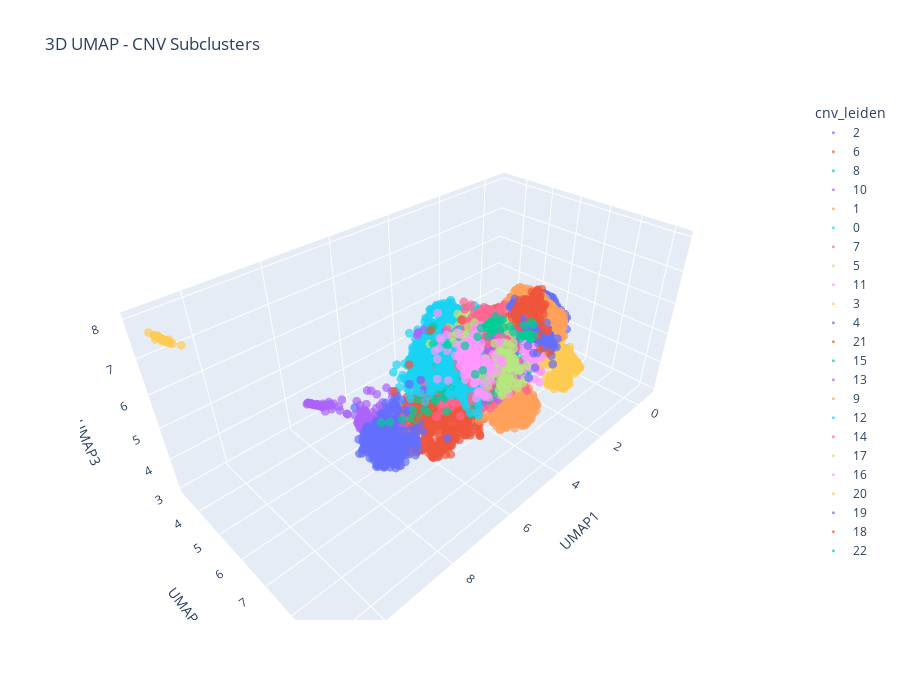

Notebook cell for this chart:
### Code cell
# 3D scatter - CNV Subclusters
fig = px.scatter_3d(
    plot_df, 
    x='UMAP1', y='UMAP2', z='UMAP3',
    color='cnv_leiden',
    title='3D UMAP - CNV Subclusters',
    opacity=0.7,
    height=700
)
fig.update_traces(marker=dict(size=3))
fig.show()

### Figure 1 — Plotly figure (JSON) as saved in the notebook; plotly's stock layout.template omitted (floating-point values rounded to 4 significant figures; data arrays with more than 128 entries replaced by an {"elided": "..."} marker saying what was removed)
{"data": [{"hovertemplate": "cnv_leiden=2<br>UMAP1=%{x}<br>UMAP2=%{y}<br>UMAP3=%{z}<extra></extra>", "legendgroup": "2", "marker": {"color": "#636efa", "opacity": 0.7, "size": 3, "symbol": "circle"}, "mode": "markers", "name": "2", "scene": "scene", "showlegend": true, "type": "scatter3d", "x": {"elided": "530 float values"}, "y": {"elided": "530 float values"}, "z": {"elided": "530 float values"}}, {"hovertemplate": "cnv_leiden=6<br>UMAP1=%{x}<br>UMAP2=%{y}<br>UMAP3=%{z}<extra></extra>", "legendgroup": "6", "marker": {"color": "#EF553B", "opacity": 0.7, "size": 3, "symbol": "circle"}, "mode": "markers", "name": "6", "scene": "scene", "showlegend": true, "type": "scatter3d", "x": {"elided": "415 float values"}, "y": {"elided": "415 float values"}, "z": {"elided": "415 float values"}}, {"hovertemplate": "cnv_leiden=8<br>UMAP1=%{x}<br>UMAP2=%{y}<br>UMAP3=%{z}<extra></extra>", "legendgroup": "8", "marker": {"color": "#00cc96", "opacity": 0.7, "size": 3, "symbol": "circle"}, "mode": "markers", "name": "8", "scene": "scene", "showlegend": true, "type": "scatter3d", "x": {"elided": "328 float values"}, "y": {"elided": "328 float values"}, "z": {"elided": "328 float values"}}, {"hovertemplate": "cnv_leiden=10<br>UMAP1=%{x}<br>UMAP2=%{y}<br>UMAP3=%{z}<extra></extra>", "legendgroup": "10", "marker": {"color": "#ab63fa", "opacity": 0.7, "size": 3, "symbol": "circle"}, "mode": "markers", "name": "10", "scene": "scene", "showlegend": true, "type": "scatter3d", "x": {"elided": "229 float values"}, "y": {"elided": "229 float values"}, "z": {"elided": "229 float values"}}, {"hovertemplate": "cnv_leiden=1<br>UMAP1=%{x}<br>UMAP2=%{y}<br>UMAP3=%{z}<extra></extra>", "legendgroup": "1", "marker": {"color": "#FFA15A", "opacity": 0.7, "size": 3, "symbol": "circle"}, "mode": "markers", "name": "1", "scene": "scene", "showlegend": true, "type": "scatter3d", "x": {"elided": "549 float values"}, "y": {"elided": "549 float values"}, "z": {"elided": "549 float values"}}, {"hovertemplate": "cnv_leiden=0<br>UMAP1=%{x}<br>UMAP2=%{y}<br>UMAP3=%{z}<extra></extra>", "legendgroup": "0", "marker": {"color": "#19d3f3", "opacity": 0.7, "size": 3, "symbol": "circle"}, "mode": "markers", "name": "0", "scene": "scene", "showlegend": true, "type": "scatter3d", "x": {"elided": "689 float values"}, "y": {"elided": "689 float values"}, "z": {"elided": "689 float values"}}, {"hovertemplate": "cnv_leiden=7<br>UMAP1=%{x}<br>UMAP2=%{y}<br>UMAP3=%{z}<extra></extra>", "legendgroup": "7", "marker": {"color": "#FF6692", "opacity": 0.7, "size": 3, "symbol": "circle"}, "mode": "markers", "name": "7", "scene": "scene", "showlegend": true, "type": "scatter3d", "x": {"elided": "359 float values"}, "y": {"elided": "359 float values"}, "z": {"elided": "359 float values"}}, {"hovertemplate": "cnv_leiden=5<br>UMAP1=%{x}<br>UMAP2=%{y}<br>UMAP3=%{z}<extra></extra>", "legendgroup": "5", "marker": {"color": "#B6E880", "opacity": 0.7, "size": 3, "symbol": "circle"}, "mode": "markers", "name": "5", "scene": "scene", "showlegend": true, "type": "scatter3d", "x": {"elided": "427 float values"}, "y": {"elided": "427 float values"}, "z": {"elided": "427 float values"}}, {"hovertemplate": "cnv_leiden=11<br>UMAP1=%{x}<br>UMAP2=%{y}<br>UMAP3=%{z}<extra></extra>", "legendgroup": "11", "marker": {"color": "#FF97FF", "opacity": 0.7, "size": 3, "symbol": "circle"}, "mode": "markers", "name": "11", "scene": "scene", "showlegend": true, "type": "scatter3d", "x": {"elided": "214 float values"}, "y": {"elided": "214 float values"}, "z": {"elided": "214 float values"}}, {"hovertemplate": "cnv_leiden=3<br>UMAP1=%{x}<br>UMAP2=%{y}<br>UMAP3=%{z}<extra></extra>", "legendgroup": "3", "marker": {"color": "#FECB52", "opacity": 0.7, "size": 3, "symbol": "circle"}, "mode": "markers", "name": "3", "scene": "scene", "showlegend": true, "type": "scatter3d", "x": {"elided": "432 float values"}, "y": {"elided": "432 float values"}, "z": {"elided": "432 float values"}}, {"hovertemplate": "cnv_leiden=4<br>UMAP1=%{x}<br>UMAP2=%{y}<br>UMAP3=%{z}<extra></extra>", "legendgroup": "4", "marker": {"color": "#636efa", "opacity": 0.7, "size": 3, "symbol": "circle"}, "mode": "markers", "name": "4", "scene": "scene", "showlegend": true, "type": "scatter3d", "x": {"elided": "430 float values"}, "y": {"elided": "430 float values"}, "z": {"elided": "430 float values"}}, {"hovertemplate": "cnv_leiden=21<br>UMAP1=%{x}<br>UMAP2=%{y}<br>UMAP3=%{z}<extra></extra>", "legendgroup": "21", "marker": {"color": "#EF553B", "opacity": 0.7, "size": 3, "symbol": "circle"}, "mode": "markers", "name": "21", "scene": "scene", "showlegend": true, "type": "scatter3d", "x": [2.771, 3.607, 1.921, 2.347, 1.266, 1.424, 1.426, 1.684, 2.027, 3.287, 1.652, 1.451, 2.318, 1.903, 3.389, 2.053, 2.579, 3.096, 1.375, 2.145, 1.963, 4.496, 1.667, 1.103, 1.111, 2.254, 1.366, 3.379, 2.127, 1.918, 2.109, 4.285, 1.397, 1.887, 2.096, 1.768, 2.134, 2.039, 3.092, 1.95, 1.406, 1.562, 3.179, 1.812, 1.942, 1.579, 1.427, 1.984, 2.513, 1.956, 1.155, 1.812, 2.1, 2.934, 3.567, 1.889, 0.9488, 1.444, 2.216, 1.88, 1.581, 1.739, 1.611, 1.348, 1.692, 1.78, 2.16, 2.253, 1.954, 1.058, 1.21], "y": [6.124, 6.248, 5.908, 5.695, 5.92, 5.647, 5.485, 5.645, 5.577, 6.179, 5.572, 5.836, 6.13, 5.594, 6.119, 5.621, 6.036, 5.954, 5.579, 5.55, 5.623, 7.557, 5.815, 5.687, 5.778, 5.732, 5.68, 6.151, 5.697, 5.557, 5.588, 7.331, 5.581, 6.102, 5.727, 5.879, 5.613, 5.572, 6.11, 5.643, 5.851, 5.715, 6.137, 5.607, 6.21, 5.629, 5.554, 5.61, 5.787, 5.703, 5.825, 5.618, 5.636, 5.907, 6.438, 5.553, 5.957, 5.486, 5.581, 5.55, 5.689, 5.743, 5.626, 5.754, 5.954, 5.764, 5.607, 5.832, 5.572, 5.474, 5.73], "z": [5.692, 6.166, 5.673, 5.546, 4.518, 4.85, 5.075, 5.25, 5.42, 5.829, 5.061, 4.71, 5.528, 5.396, 6.041, 5.41, 5.559, 5.763, 4.955, 5.472, 5.376, 5.692, 5.416, 4.478, 4.547, 5.537, 4.952, 5.809, 5.51, 5.373, 5.486, 5.492, 5.168, 5.229, 5.355, 5.289, 5.493, 5.468, 5.756, 5.483, 5.374, 5.21, 5.592, 5.269, 5.386, 5.528, 4.901, 5.407, 5.713, 5.611, 4.771, 5.351, 5.497, 5.715, 6.241, 5.375, 5.257, 4.867, 5.501, 5.359, 4.987, 5.114, 5.441, 4.613, 5.162, 5.792, 5.521, 5.559, 5.343, 4.499, 4.556]}, {"hovertemplate": "cnv_leiden=15<br>UMAP1=%{x}<br>UMAP2=%{y}<br>UMAP3=%{z}<extra></extra>", "legendgroup": "15", "marker": {"color": "#00cc96", "opacity": 0.7, "size": 3, "symbol": "circle"}, "mode": "markers", "name": "15", "scene": "scene", "showlegend": true, "type": "scatter3d", "x": {"elided": "159 float values"}, "y": {"elided": "159 float values"}, "z": {"elided": "159 float values"}}, {"hovertemplate": "cnv_leiden=13<br>UMAP1=%{x}<br>UMAP2=%{y}<br>UMAP3=%{z}<extra></extra>", "legendgroup": "13", "marker": {"color": "#ab63fa", "opacity": 0.7, "size": 3, "symbol": "circle"}, "mode": "markers", "name": "13", "scene": "scene", "showlegend": true, "type": "scatter3d", "x": {"elided": "170 float values"}, "y": {"elided": "170 float values"}, "z": {"elided": "170 float values"}}, {"hovertemplate": "cnv_leiden=9<br>UMAP1=%{x}<br>UMAP2=%{y}<br>UMAP3=%{z}<extra></extra>", "legendgroup": "9", "marker": {"color": "#FFA15A", "opacity": 0.7, "size": 3, "symbol": "circle"}, "mode": "markers", "name": "9", "scene": "scene", "showlegend": true, "type": "scatter3d", "x": {"elided": "244 float values"}, "y": {"elided": "244 float values"}, "z": {"elided": "244 float values"}}, {"hovertemplate": "cnv_leiden=12<br>UMAP1=%{x}<br>UMAP2=%{y}<br>UMAP3=%{z}<extra></extra>", "legendgroup": "12", "marker": {"color": "#19d3f3", "opacity": 0.7, "size": 3, "symbol": "circle"}, "mode": "markers", "name": "12", "scene": "scene", "showlegend": true, "type": "scatter3d", "x": {"elided": "202 float values"}, "y": {"elided": "202 float values"}, "z": {"elided": "202 float values"}}, {"hovertemplate": "cnv_leiden=14<br>UMAP1=%{x}<br>UMAP2=%{y}<br>UMAP3=%{z}<extra></extra>", "legendgroup": "14", "marker": {"color": "#FF6692", "opacity": 0.7, "size": 3, "symbol": "circle"}, "mode": "markers", "name": "14", "scene": "scene", "showlegend": true, "type": "scatter3d", "x": {"elided": "160 float values"}, "y": {"elided": "160 float values"}, "z": {"elided": "160 float values"}}, {"hovertemplate": "cnv_leiden=17<br>UMAP1=%{x}<br>UMAP2=%{y}<br>UMAP3=%{z}<extra></extra>", "legendgroup": "17", "marker": {"color": "#B6E880", "opacity": 0.7, "size": 3, "symbol": "circle"}, "mode": "markers", "name": "17", "scene": "scene", "showlegend": true, "type": "scatter3d", "x": {"elided": "134 float values"}, "y": {"elided": "134 float values"}, "z": {"elided": "134 float values"}}, {"hovertemplate": "cnv_leiden=16<br>UMAP1=%{x}<br>UMAP2=%{y}<br>UMAP3=%{z}<extra></extra>", "legendgroup": "16", "marker": {"color": "#FF97FF", "opacity": 0.7, "size": 3, "symbol": "circle"}, "mode": "markers", "name": "16", "scene": "scene", "showlegend": true, "type": "scatter3d", "x": {"elided": "137 float values"}, "y": {"elided": "137 float values"}, "z": {"elided": "137 float values"}}, {"hovertemplate": "cnv_leiden=20<br>UMAP1=%{x}<br>UMAP2=%{y}<br>UMAP3=%{z}<extra></extra>", "legendgroup": "20", "marker": {"color": "#FECB52", "opacity": 0.7, "size": 3, "symbol": "circle"}, "mode": "markers", "name": "20", "scene": "scene", "showlegend": true, "type": "scatter3d", "x": [10.87, 10.85, 10.76, 10.87, 10.82, 10.86, 10.79, 10.86, 10.82, 10.7, 10.82, 10.87, 10.89, 10.81, 10.78, 10.87, 10.8, 10.84, 10.85, 10.84, 10.71, 10.82, 10.79, 10.84, 10.82, 10.72, 10.77, 10.81, 10.85, 10.82, 10.79, 10.8, 10.74, 10.86, 10.83, 10.83, 10.87, 10.69, 10.82, 10.84, 10.79, 10.73, 10.74, 10.79, 10.73, 10.72, 10.78, 10.54, 10.86, 10.78, 10.75, 10.87, 10.65, 10.8, 10.74, 10.9, 10.68, 10.72, 10.82, 10.88, 10.79, 10.8, 10.77, 10.69, 10.82, 10.83, 10.96, 10.89, 10.71, 10.88, 10.84, 10.83, 10.88, 10.84, 10.77], "y": [3.362, 3.38, 3.488, 3.352, 3.405, 3.367, 3.451, 3.368, 3.42, 3.552, 3.407, 3.356, 3.342, 3.418, 3.45, 3.359, 3.433, 3.374, 3.381, 3.391, 3.543, 3.412, 3.447, 3.4, 3.413, 3.529, 3.481, 3.422, 3.373, 3.375, 3.443, 3.436, 3.502, 3.366, 3.353, 3.396, 3.354, 3.556, 3.411, 3.385, 3.453, 3.52, 3.509, 3.44, 3.504, 3.526, 3.455, 3.748, 3.368, 3.447, 3.49, 3.364, 3.602, 3.432, 3.5, 3.365, 3.517, 3.513, 3.407, 3.35, 3.438, 3.476, 3.472, 3.552, 3.406, 3.397, 3.261, 3.337, 3.57, 3.353, 3.39, 3.398, 3.345, 3.387, 3.463], "z": [7.509, 7.493, 7.409, 7.521, 7.473, 7.508, 7.434, 7.507, 7.464, 7.362, 7.475, 7.518, 7.532, 7.457, 7.436, 7.517, 7.447, 7.503, 7.496, 7.484, 7.37, 7.472, 7.433, 7.483, 7.462, 7.355, 7.42, 7.467, 7.501, 7.499, 7.432, 7.442, 7.396, 7.509, 7.51, 7.481, 7.518, 7.34, 7.472, 7.49, 7.44, 7.382, 7.405, 7.44, 7.383, 7.375, 7.43, 7.315, 7.503, 7.441, 7.399, 7.505, 7.335, 7.453, 7.395, 7.446, 7.415, 7.411, 7.469, 7.522, 7.436, 7.407, 7.425, 7.363, 7.469, 7.478, 7.604, 7.535, 7.391, 7.522, 7.486, 7.478, 7.53, 7.487, 7.421]}, {"hovertemplate": "cnv_leiden=19<br>UMAP1=%{x}<br>UMAP2=%{y}<br>UMAP3=%{z}<extra></extra>", "legendgroup": "19", "marker": {"color": "#636efa", "opacity": 0.7, "size": 3, "symbol": "circle"}, "mode": "markers", "name": "19", "scene": "scene", "showlegend": true, "type": "scatter3d", "x": [1.41, 3.171, 1.947, 2.368, 3.402, 1.391, 2.055, 1.42, 1.956, 1.562, 1.977, 1.58, 2.182, 1.839, 1.802, 1.97, 2.199, 1.864, 1.565, 2.437, 1.617, 1.801, 2.591, 1.94, 2.539, 1.571, 2.466, 2.373, 3.314, 1.691, 2.105, 2.271, 1.891, 2.59, 2.05, 1.379, 1.498, 1.972, 1.87, 2.187, 1.62, 2.062, 1.965, 2.565, 2.846, 1.179, 1.823, 2.721, 1.29, 2.178, 1.726, 1.944, 1.715, 1.457, 1.394, 2.124, 2.456, 1.936, 2.256, 1.824, 1.789, 2.7, 2.26, 1.606, 2.445, 2.007, 1.433, 3.357, 2.072, 2.365, 2.237, 2.014, 1.5, 2.126, 0.7154, 2.226, 2.863, 2.745, 2.583, 2.225, 1.884, 1.793, 1.978, 2.006, 1.899, 2.223, 1.926, 1.088, 1.595, 1.923, 2.725, 2.343, 2.299, 1.603, 2.029, 2.356, 2.222, 1.759, 1.489, 2.427, 1.88, 1.084, 2.103, 2.602, 2.05, 2.578, 1.997, 2.32, 2.034, 1.725, 2.867, 2.246, 1.909, 3.516, 2.096, 2.481, 2.554, 2.127, 1.865, 2.482, 2.225, 2.399], "y": [6.829, 7.84, 6.898, 7.241, 7.985, 6.562, 6.009, 7.023, 7.347, 6.905, 6.954, 6.801, 7.176, 7.1, 6.942, 6.939, 7.659, 7.225, 7.169, 7.19, 6.863, 7.311, 6.934, 7.457, 7.654, 6.859, 6.878, 6.406, 7.825, 6.822, 6.803, 6.926, 7.304, 6.584, 7.563, 6.829, 7.053, 6.719, 6.808, 7.54, 6.857, 7.051, 6.818, 7.614, 7.02, 7.137, 6.976, 7.715, 6.664, 7.395, 7.271, 6.949, 7.352, 6.863, 6.885, 6.117, 7.087, 7.018, 6.832, 6.919, 5.925, 6.808, 7.66, 6.91, 6.983, 6.071, 6.913, 7.66, 6.849, 7.06, 7.308, 6.13, 6.758, 7.691, 6.164, 6.989, 7.326, 6.92, 6.864, 7.72, 6.418, 7.271, 7.344, 7.186, 7.332, 7.378, 7.095, 6.805, 6.828, 6.954, 7.078, 7.01, 7.563, 6.835, 6.884, 7.042, 7.58, 7.227, 6.967, 7.032, 5.968, 6.63, 6.981, 6.965, 6.945, 7.493, 6.708, 7.126, 7.681, 6.861, 7.095, 7.684, 6.918, 7.894, 6.009, 7.534, 7.402, 6.114, 6.571, 6.708, 6.938, 7.621], "z": [4.675, 5.511, 4.955, 5.718, 5.227, 5.043, 5.726, 4.898, 5.073, 4.94, 5.263, 5.004, 5.322, 5.098, 5.097, 5.394, 5.197, 5.117, 4.717, 5.665, 5.06, 4.995, 5.711, 4.853, 5.504, 4.628, 5.43, 5.761, 5.569, 5.071, 5.381, 5.503, 5.104, 5.865, 4.736, 4.741, 4.882, 5.344, 5.143, 5.282, 5.013, 5.181, 5.287, 5.406, 5.882, 4.7, 5.189, 5.675, 4.867, 5.223, 4.826, 5.283, 4.946, 4.407, 4.826, 5.836, 5.564, 5.234, 5.425, 5.049, 5.801, 5.916, 5.071, 4.944, 5.586, 5.691, 4.789, 5.744, 5.094, 5.591, 5.301, 5.655, 4.781, 4.542, 4.543, 5.472, 5.983, 5.941, 5.777, 5.227, 5.431, 4.97, 5.129, 5.212, 5.061, 4.996, 5.197, 4.646, 4.677, 5.223, 5.903, 5.549, 5.302, 5.022, 5.353, 5.57, 5.34, 5.012, 4.891, 5.567, 5.742, 4.991, 5.348, 5.737, 5.388, 5.698, 5.001, 5.516, 5.078, 4.667, 6.034, 5.246, 5.285, 4.916, 5.692, 5.397, 5.8, 5.753, 5.241, 5.804, 5.458, 5.395]}, {"hovertemplate": "cnv_leiden=18<br>UMAP1=%{x}<br>UMAP2=%{y}<br>UMAP3=%{z}<extra></extra>", "legendgroup": "18", "marker": {"color": "#EF553B", "opacity": 0.7, "size": 3, "symbol": "circle"}, "mode": "markers", "name": "18", "scene": "scene", "showlegend": true, "type": "scatter3d", "x": [1.969, 2.314, 2.055, 2.296, 2.534, 1.521, 2.507, 2.047, 2.354, 2.174, 1.649, 2.464, 1.614, 2.077, 2.434, 2.23, 1.989, 2.551, 2.121, 2.349, 2.036, 2.323, 2.331, 4.993, 2.079, 1.656, 2.03, 1.575, 2.019, 2.422, 2.15, 1.678, 2.453, 2.375, 2.038, 2.205, 2.119, 1.971, 0.9837, 2.354, 2.493, 1.654, 2.266, 2.188, 2.145, 2.227, 2.258, 1.298, 2.361, 2.163, 2.039, 1.98, 2.487, 1.97, 2.238, 2.088, 2.242, 2.431, 2.11, 2.706, 2.27, 1.882, 1.52, 1.3, 1.338, 2.043, 2.287, 8.296, 2.369, 2.032, 2.453, 2.264, 2.021, 2.329, 2.787, 1.567, 2.205, 1.992, 1.972, 1.994, 7.459, 1.433, 2.134, 2.08, 2.201, 1.307, 2.374, 2.077, 2.446, 2.249, 2.435, 2.067, 2.104, 2.141, 2.281, 1.502, 1.949, 1.978, 2.029, 6.46, 1.998, 2.071, 1.829, 1.862, 2.327, 2.098, 1.985, 2.424, 1.958, 2.332, 1.992, 1.881, 2.35, 2.349, 2.136, 2.527, 7.985, 2.02, 2.049, 1.788, 2.254, 1.859, 1.954, 2.0, 2.074, 1.972, 2.47], "y": [6.865, 6.811, 6.804, 6.885, 6.752, 6.605, 7.168, 6.807, 6.715, 6.947, 6.748, 6.399, 6.647, 6.706, 6.852, 6.902, 6.454, 6.731, 6.88, 6.865, 6.998, 6.834, 6.484, 6.798, 6.875, 6.631, 7.023, 6.627, 6.861, 6.744, 6.837, 7.225, 7.121, 6.462, 6.797, 7.278, 6.903, 6.916, 6.464, 6.802, 7.072, 7.054, 6.97, 6.742, 6.472, 6.97, 6.553, 6.653, 6.706, 6.279, 6.882, 6.786, 6.576, 6.823, 6.906, 6.763, 7.141, 6.548, 6.932, 6.724, 6.914, 6.983, 6.785, 6.631, 6.886, 6.675, 6.825, 8.743, 6.945, 6.895, 6.497, 6.524, 6.848, 6.745, 6.802, 6.754, 6.796, 6.764, 6.831, 6.918, 7.623, 6.672, 6.861, 6.859, 6.893, 6.523, 6.837, 6.496, 6.799, 6.873, 6.819, 6.842, 6.893, 6.689, 6.997, 6.4, 6.842, 6.799, 6.847, 7.251, 7.0, 6.877, 6.739, 6.745, 6.684, 6.862, 6.377, 6.727, 6.817, 6.486, 6.999, 6.954, 6.999, 6.899, 6.826, 6.711, 7.716, 6.863, 6.862, 6.762, 6.926, 6.796, 6.939, 6.728, 6.888, 6.707, 6.519], "z": [6.018, 6.317, 6.38, 6.318, 6.037, 6.062, 6.043, 6.383, 6.137, 6.261, 5.926, 5.64, 5.617, 5.993, 6.304, 6.355, 5.985, 6.132, 6.301, 6.232, 6.125, 6.241, 5.875, 6.86, 6.416, 5.339, 6.038, 6.028, 6.56, 6.217, 6.089, 4.493, 6.168, 5.7, 6.343, 4.907, 6.462, 6.282, 4.638, 6.019, 5.435, 5.195, 6.028, 6.231, 5.243, 6.256, 6.022, 5.714, 6.22, 5.768, 6.48, 6.034, 6.11, 6.402, 6.098, 6.199, 5.287, 6.261, 6.161, 5.859, 6.191, 5.928, 5.53, 5.673, 4.903, 5.521, 5.965, 6.909, 6.278, 6.36, 5.841, 5.932, 6.534, 6.334, 5.795, 5.211, 6.312, 6.396, 6.426, 6.173, 7.201, 5.716, 6.246, 6.426, 5.797, 5.225, 6.274, 5.736, 6.09, 6.246, 6.38, 6.281, 6.391, 6.081, 6.248, 5.27, 6.475, 6.39, 6.468, 7.432, 6.061, 6.503, 6.252, 6.348, 6.204, 6.506, 6.024, 6.376, 6.38, 5.611, 6.002, 5.56, 6.324, 6.633, 6.325, 6.191, 6.838, 6.499, 6.387, 5.978, 6.378, 6.243, 6.575, 6.147, 6.142, 6.332, 5.921]}, {"hovertemplate": "cnv_leiden=22<br>UMAP1=%{x}<br>UMAP2=%{y}<br>UMAP3=%{z}<extra></extra>", "legendgroup": "22", "marker": {"color": "#00cc96", "opacity": 0.7, "size": 3, "symbol": "circle"}, "mode": "markers", "name": "22", "scene": "scene", "showlegend": true, "type": "scatter3d", "x": [2.445, 2.897, 2.918, 1.871, 2.763, 2.475, 1.228, 2.808, 3.012, 2.415, 3.92, 2.91, 2.879, 2.778, 2.547, 3.177, 2.565, 2.784, 4.509, 2.682, 2.567, 1.237, 2.888, 1.268, 1.391, 2.264, 3.034, 2.896, 0.9923, 2.638, 1.03, 1.36, 4.442, 1.394, 2.87, 2.91, 0.8858, 2.867, 3.105, 5.825, 1.208, 2.788, 2.924, 2.66, 2.709, 2.213, 2.547, 2.804, 2.696, 2.606, 2.841, 1.379, 5.708, 2.642, 2.889, 2.459, 1.541, 1.536, 2.697, 2.752, 2.72, 1.022], "y": [5.772, 5.837, 6.065, 6.032, 5.817, 5.791, 6.104, 5.948, 5.955, 6.08, 6.41, 6.33, 5.839, 5.801, 5.777, 5.88, 5.812, 5.835, 6.502, 5.834, 5.958, 6.243, 5.832, 6.129, 6.086, 6.183, 6.04, 5.888, 6.012, 5.91, 6.026, 6.053, 7.093, 6.141, 6.042, 5.934, 6.006, 6.383, 6.026, 8.035, 6.156, 5.923, 5.925, 6.137, 5.852, 6.543, 5.795, 5.78, 5.838, 5.782, 5.864, 6.069, 7.036, 5.823, 5.871, 5.774, 6.078, 6.16, 5.819, 5.97, 5.998, 6.187], "z": [5.426, 5.326, 5.266, 4.744, 5.241, 5.127, 4.437, 5.473, 5.429, 5.17, 5.705, 5.728, 5.291, 5.249, 5.195, 5.401, 5.088, 5.24, 5.735, 5.164, 5.377, 4.295, 5.311, 4.402, 4.416, 5.19, 5.143, 5.337, 4.707, 5.094, 4.265, 4.392, 5.22, 4.471, 5.47, 5.388, 4.56, 5.767, 5.501, 6.31, 4.285, 5.466, 5.432, 5.226, 5.285, 5.031, 5.067, 5.221, 5.143, 5.285, 5.369, 4.424, 6.584, 5.101, 5.354, 5.161, 4.403, 4.901, 5.16, 5.185, 5.38, 4.32]}], "layout": {"height": 700, "legend": {"title": {"text": "cnv_leiden"}, "tracegroupgap": 0}, "scene": {"domain": {"x": [0, 1], "y": [0, 1]}, "xaxis": {"title": {"text": "UMAP1"}}, "yaxis": {"title": {"text": "UMAP2"}}, "zaxis": {"title": {"text": "UMAP3"}}}, "title": {"text": "3D UMAP - CNV Subclusters"}}}
